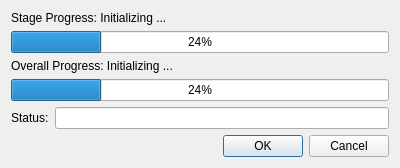
<?xml version="1.0" encoding="UTF-8"?>
<ui version="4.0">
 <class>ScriptedPhase1Dialog</class>
 <widget class="QDialog" name="ScriptedPhase1Dialog">
  <property name="geometry">
   <rect>
    <x>0</x>
    <y>0</y>
    <width>400</width>
    <height>161</height>
   </rect>
  </property>
  <property name="windowTitle">
   <string>Dialog</string>
  </property>
  <layout class="QVBoxLayout" name="verticalLayout">
   <item>
    <widget class="QLabel" name="stageProgressLabel">
     <property name="text">
      <string>Stage Progress: Initializing ...</string>
     </property>
    </widget>
   </item>
   <item>
    <widget class="QProgressBar" name="stageProgressBar">
     <property name="value">
      <number>24</number>
     </property>
     <property name="format">
      <string>%p%</string>
     </property>
    </widget>
   </item>
   <item>
    <widget class="QLabel" name="overallProgressLabel">
     <property name="text">
      <string>Overall Progress: Initializing ...</string>
     </property>
    </widget>
   </item>
   <item>
    <widget class="QProgressBar" name="overallProgressBar">
     <property name="value">
      <number>24</number>
     </property>
    </widget>
   </item>
   <item>
    <layout class="QHBoxLayout" name="horizontalLayout">
     <item>
      <widget class="QLabel" name="statusLabel">
       <property name="text">
        <string>Status:</string>
       </property>
      </widget>
     </item>
     <item>
      <widget class="QLineEdit" name="statusLineEdit"/>
     </item>
    </layout>
   </item>
   <item>
    <widget class="QDialogButtonBox" name="buttonBox">
     <property name="orientation">
      <enum>Qt::Horizontal</enum>
     </property>
     <property name="standardButtons">
      <set>QDialogButtonBox::Cancel|QDialogButtonBox::Ok</set>
     </property>
    </widget>
   </item>
  </layout>
 </widget>
 <resources/>
 <connections>
  <connection>
   <sender>buttonBox</sender>
   <signal>accepted()</signal>
   <receiver>ScriptedPhase1Dialog</receiver>
   <slot>accept()</slot>
   <hints>
    <hint type="sourcelabel">
     <x>248</x>
     <y>254</y>
    </hint>
    <hint type="destinationlabel">
     <x>157</x>
     <y>274</y>
    </hint>
   </hints>
  </connection>
  <connection>
   <sender>buttonBox</sender>
   <signal>rejected()</signal>
   <receiver>ScriptedPhase1Dialog</receiver>
   <slot>reject()</slot>
   <hints>
    <hint type="sourcelabel">
     <x>316</x>
     <y>260</y>
    </hint>
    <hint type="destinationlabel">
     <x>286</x>
     <y>274</y>
    </hint>
   </hints>
  </connection>
 </connections>
</ui>
